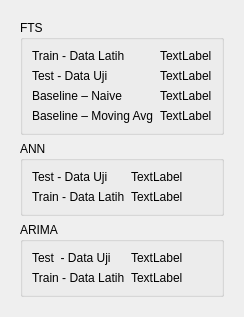
              <widget class="QWidget" name="Resume_MAE">
               <attribute name="title">
                <string>MAE</string>
               </attribute>
               <layout class="QVBoxLayout" name="verticalLayout_34">
                <item>
                 <widget class="QWidget" name="widget_MAE_Container" native="true">
                  <layout class="QVBoxLayout" name="verticalLayout_35">
                   <item>
                    <widget class="QGroupBox" name="groupBox_3">
                     <property name="title">
                      <string>FTS</string>
                     </property>
                     <layout class="QHBoxLayout" name="horizontalLayout_30">
                      <item>
                       <layout class="QGridLayout" name="gridLayout_27">
                        <item row="0" column="0">
                         <widget class="QLabel" name="label_42">
                          <property name="text">
                           <string>Train - Data Latih</string>
                          </property>
                         </widget>
                        </item>
                        <item row="0" column="1">
                         <widget class="QLabel" name="label_mae_fts_train">
                          <property name="text">
                           <string>TextLabel</string>
                          </property>
                         </widget>
                        </item>
                        <item row="1" column="0">
                         <widget class="QLabel" name="label_43">
                          <property name="text">
                           <string>Test - Data Uji</string>
                          </property>
                         </widget>
                        </item>
                        <item row="1" column="1">
                         <widget class="QLabel" name="label_mae_fts_test">
                          <property name="text">
                           <string>TextLabel</string>
                          </property>
                         </widget>
                        </item>
                        <item row="2" column="0">
                         <widget class="QLabel" name="label_44">
                          <property name="text">
                           <string>Baseline – Naive</string>
                          </property>
                         </widget>
                        </item>
                        <item row="2" column="1">
                         <widget class="QLabel" name="label_mae_naive">
                          <property name="text">
                           <string>TextLabel</string>
                          </property>
                         </widget>
                        </item>
                        <item row="3" column="0">
                         <widget class="QLabel" name="label_45">
                          <property name="text">
                           <string>Baseline – Moving Avg</string>
                          </property>
                         </widget>
                        </item>
                        <item row="3" column="1">
                         <widget class="QLabel" name="label_mae_ma">
                          <property name="text">
                           <string>TextLabel</string>
                          </property>
                         </widget>
                        </item>
                       </layout>
                      </item>
                     </layout>
                    </widget>
                   </item>
                   <item>
                    <widget class="QGroupBox" name="groupBox_2">
                     <property name="title">
                      <string>ANN</string>
                     </property>
                     <layout class="QHBoxLayout" name="horizontalLayout_31">
                      <item>
                       <layout class="QGridLayout" name="gridLayout_26">
                        <item row="0" column="0">
                         <widget class="QLabel" name="label_40">
                          <property name="text">
                           <string>Test - Data Uji</string>
                          </property>
                         </widget>
                        </item>
                        <item row="0" column="1">
                         <widget class="QLabel" name="label_mae_ann_test">
                          <property name="text">
                           <string>TextLabel</string>
                          </property>
                         </widget>
                        </item>
                        <item row="1" column="0">
                         <widget class="QLabel" name="label_41">
                          <property name="text">
                           <string>Train - Data Latih</string>
                          </property>
                         </widget>
                        </item>
                        <item row="1" column="1">
                         <widget class="QLabel" name="label_mae_ann_train">
                          <property name="text">
                           <string>TextLabel</string>
                          </property>
                         </widget>
                        </item>
                       </layout>
                      </item>
                     </layout>
                    </widget>
                   </item>
                   <item>
                    <widget class="QGroupBox" name="groupBox_4">
                     <property name="sizePolicy">
                      <sizepolicy hsizetype="Preferred" vsizetype="Preferred">
                       <horstretch>0</horstretch>
                       <verstretch>0</verstretch>
                      </sizepolicy>
                     </property>
                     <property name="title">
                      <string>ARIMA</string>
                     </property>
                     <layout class="QHBoxLayout" name="horizontalLayout_32">
                      <item>
                       <layout class="QGridLayout" name="gridLayout_28">
                        <item row="0" column="0">
                         <widget class="QLabel" name="label_46">
                          <property name="text">
                           <string>Test  - Data Uji</string>
                          </property>
                         </widget>
                        </item>
                        <item row="0" column="1">
                         <widget class="QLabel" name="label_mae_arima_test">
                          <property name="text">
                           <string>TextLabel</string>
                          </property>
                         </widget>
                        </item>
                        <item row="1" column="0">
                         <widget class="QLabel" name="label_47">
                          <property name="text">
                           <string>Train - Data Latih</string>
                          </property>
                         </widget>
                        </item>
                        <item row="1" column="1">
                         <widget class="QLabel" name="label_mae_arima_train">
                          <property name="text">
                           <string>TextLabel</string>
                          </property>
                         </widget>
                        </item>
                       </layout>
                      </item>
                     </layout>
                    </widget>
                   </item>
                  </layout>
                 </widget>
                </item>
               </layout>
              </widget>
